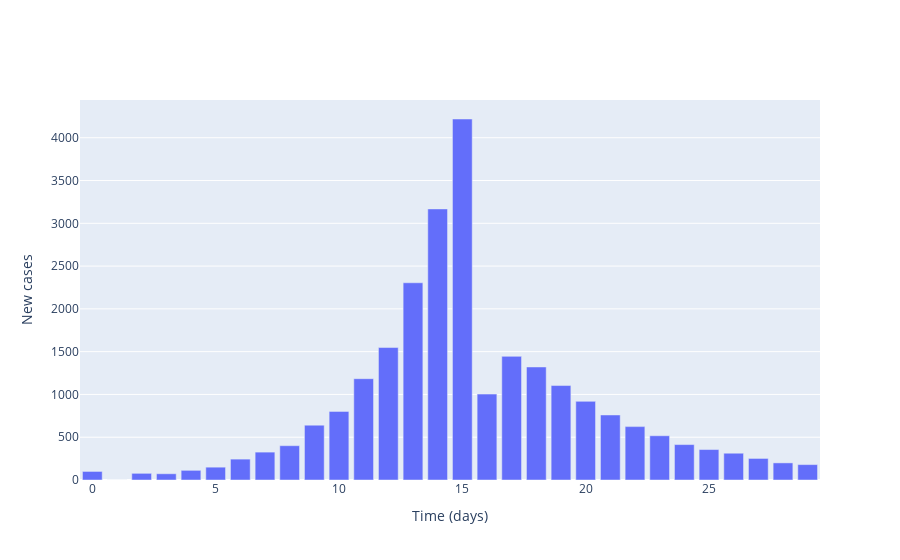

The notebook cell saved with this chart:
### Markdown cell above
## Plot local incidence numbers

### Code cell
# Plot (bar chart cases each day)
fig = go.Figure()

# Plot of incidences
fig.add_trace(
    go.Bar(
        x=times,
        y=cases,
        name='Incidences'
    )
)

# Add axis labels
fig.update_layout(
    xaxis_title='Time (days)',
    yaxis_title='New cases'
)

fig.show()

### Figure 1 — Plotly figure (JSON) as saved in the notebook; plotly's stock layout.template omitted (floating-point values rounded to 4 significant figures)
{"data": [{"name": "Incidences", "type": "bar", "x": [0, 1, 2, 3, 4, 5, 6, 7, 8, 9, 10, 11, 12, 13, 14, 15, 16, 17, 18, 19, 20, 21, 22, 23, 24, 25, 26, 27, 28, 29], "y": [100, 0, 78, 73, 113, 150, 244, 326, 401, 641, 802, 1184, 1548, 2305, 3168, 4219, 1004, 1445, 1321, 1104, 919, 760, 624, 517, 414, 356, 313, 252, 200, 180]}], "layout": {"xaxis": {"title": {"text": "Time (days)"}}, "yaxis": {"title": {"text": "New cases"}}}}
